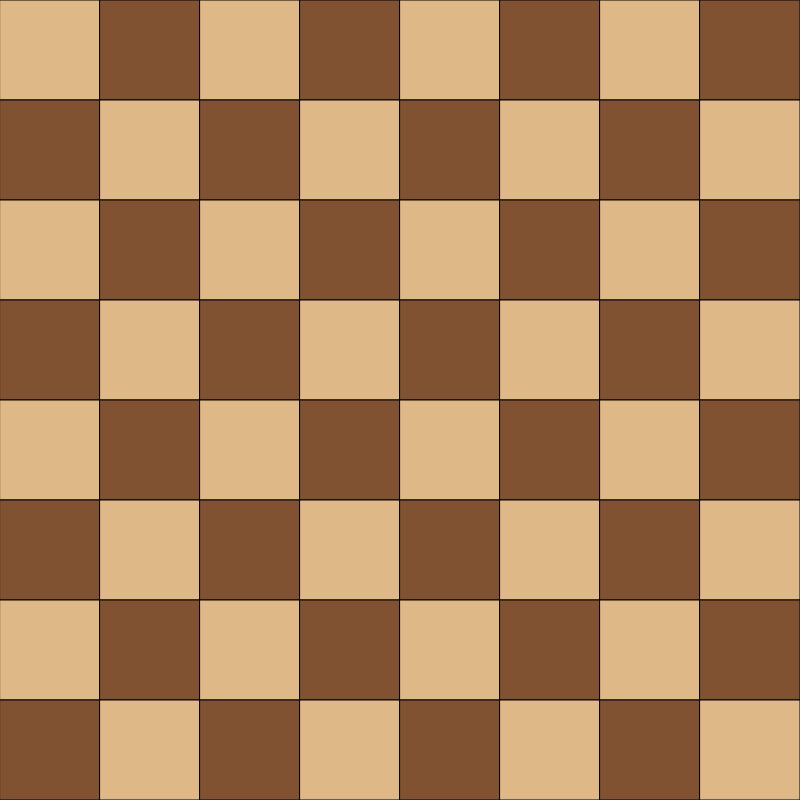
Frame 1 (no input)
Frame 60 (no input): identical to frame 1, image omitted
Frame 120 (the mouse pressed at the canvas centre since frame 60): identical to frame 1, image omitted

The p5.js sketch that drew this single still picture (run headless with seeded random() and noise() and a simulated clock; from frame 60 on, the mouse is pressed at the canvas centre):

// p5.js sketch
// ── sketch.js
var tileSize = 100;

function setup() {
  createCanvas(800, 800);
}

function draw() {
  background(100);
  showGrid();
}

function showGrid() {
  for(var i=0; i<8; i++) {
    for(var j=0; j<8; j++) {
      if((i+j)%2 == 0) {
        fill("#DEB887");
      } else {
        fill("#805232");
      }
      rect(i*tileSize, j*tileSize, tileSize, tileSize);
    }
  }
}
